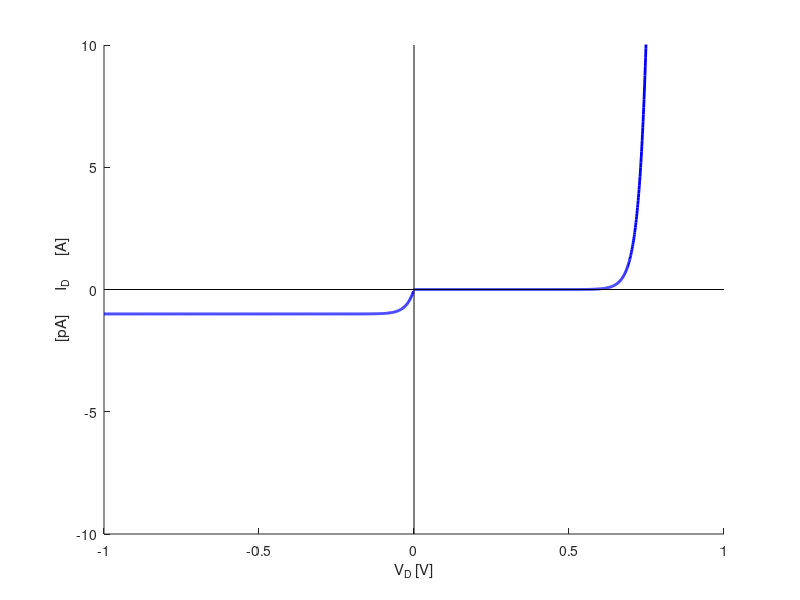

MATLAB code for this plot:

clear;
clc;

I_S = 1*10^-12;
n = 1;
V_T = 25*10^-3;
V_D = -1 : 0.001 : 1;

I_D = I_S * ( exp(V_D/(n*V_T)) - 1 );
%I_D(0:999) = I_D(0:999).*10^12;

hold on;

plot( V_D( 1000:2000 ), I_D(1000:2000), 'b', 'LineWidth', 2 );
plot( V_D( 1:999 ), I_D(1:999).*10^12, 'b', 'LineWidth', 2 );
xlim([-1 1]);
ylim([-10 10]);

line([0,0], ylim, 'Color', 'k'); % Draw line for Y axis.
line(xlim, [0,0], 'Color', 'k'); % Draw line for X axis.

xlabel( "V_D [V]" );
ylabel( "[pA]      I_D      [A]" );










% 
% Vj = 0.7;
% R = 2200;
% 
% 
% t = 0:0.000001:0.002;
% Vi = 4*sin(1000*2*pi*t);
% Vd = min(Vi, Vj);
% Vr = max( (Vi - Vj), 0 );
% I  = zeros( 1, length(t) );
% 
% 
%         
% 
% 
% 
% %%
% hold on;
% grid on;
% 
% plot( t, Vi, 'k--' );
% 
% plot( t, Vr, 'r' );
% 
% plot( t, Vd, 'b' );
% 
% %plot( t, I, 'r' );
% 
% legend( 'Vi', 'Vr', 'Vd' );
% xlabel( "time (s)" );
% ylabel( "voltage (V)" );
% title( "CVD Modelled Diode Half Wawe Rectifier Characteristics" );


















